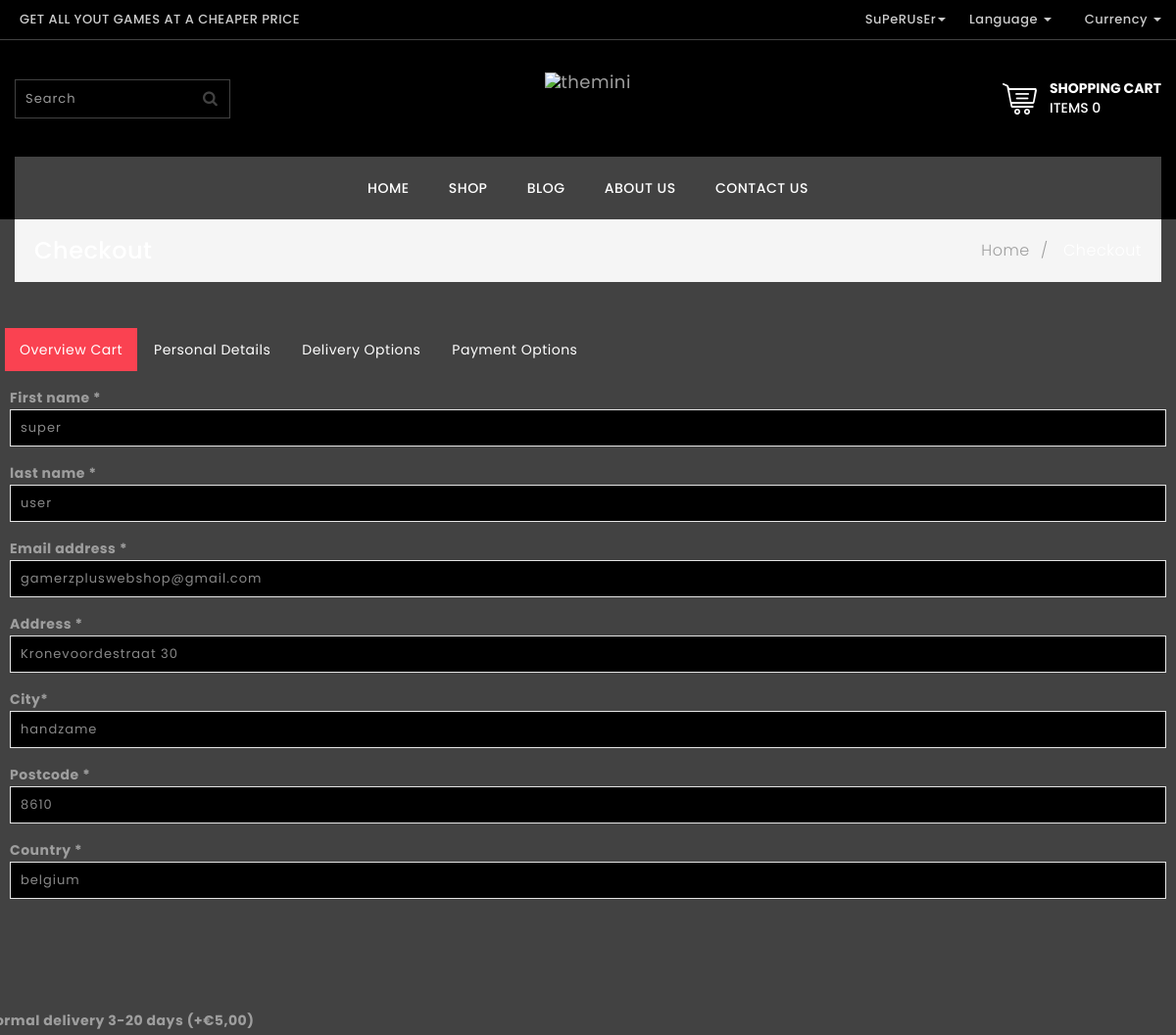
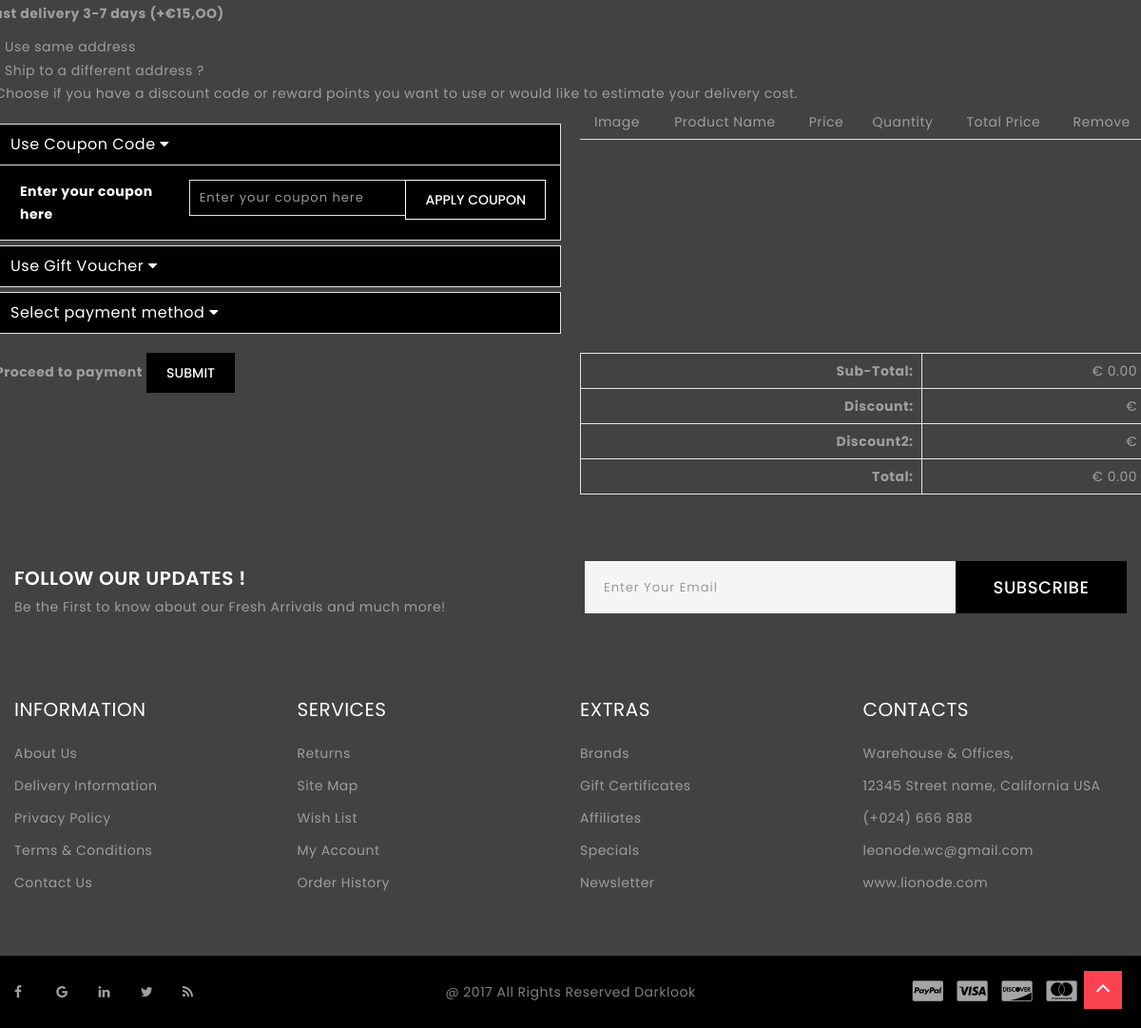
/checkout_page.php (signed in), run on the app's committed database (2 pictures, top to bottom).
### tables this page shows
CREATE TABLE IF NOT EXISTS `users` (
  `id` int(11) NOT NULL AUTO_INCREMENT,
  `username` varchar(255) NOT NULL,
  `first_name` varchar(255) NOT NULL,
  `last_name` varchar(255) NOT NULL,
  `password` varchar(255) NOT NULL,
  `user_mail` varchar(255) NOT NULL,
  `user_image` varchar(255) NOT NULL,
  `role_id` int(11) NOT NULL,
  PRIMARY KEY (`id`),
  KEY `role_id` (`role_id`)
);

CREATE TABLE IF NOT EXISTS `addresses` (
  `address_id` int(11) NOT NULL AUTO_INCREMENT,
  `address` varchar(255) NOT NULL,
  `postal` int(11) NOT NULL,
  `city` varchar(255) NOT NULL,
  `country` varchar(255) NOT NULL,
  `user_id` int(11) NOT NULL,
  PRIMARY KEY (`address_id`),
  KEY `user_id` (`user_id`)
);

### checkout_page.php (the view, shortened to what the rows shown need)
<?php include_once("./includes/header.php"); ?>
<?php include ("../Webshop/includes/content-top.php") ?>
<?php if (!empty($_SESSION['user_id'])) {
    $logged_in = User::find_by_id($_SESSION['user_id']);
}
if (!empty($logged_in)) {
    $address = Address::find_by_user_id($logged_in->id);
}
?>
    <div class="container">
        <div class="row ">
            <div class="col-sm-12">
                <div class="breadcrumb ptb_20">
                    <h1>Checkout</h1>
                </div>
            </div>
            <div class="row">
                <form action="" method="post" name="final_checkout">
                    <div class="col-lg-12  mtb_20">
                        <div id="exTab1">
                            <div class="tab-content clearfix">
                                <div class="tab-pane active" id="1a">
                                    <div class="row">
                                <div class="tab-pane" id="2a">
                                    <?php if (!empty($logged_in)) { ?>
                                        <div class="panel-body">
                                            <div class="row">
                                                <div class="col-lg-12">
                                                    <div class="form-group space_between">
                                                        <label>First name <span>*</span></label>
                                                        <input type="text" class="form-control" style="background-color: black"
                                                               value="<?php echo $logged_in->first_name; ?>" readonly>
                                                    </div>
                                                    <div class="form-group space_between">
                                                        <label>last name <span>*</span></label>
                                                        <input type="text" class="form-control" style="background-color: black"
                                                               value="<?php echo $logged_in->last_name; ?>" readonly>
                                                    </div>
                                                    <div class="form-group ">
                                                        <label>Email address <span>*</span></label>
                                                        <input type="email" class="form-control" style="background-color: black"
                                                               value="<?php echo $logged_in->user_mail; ?>" readonly>
                                                    </div>
                                                    <div class="form-group space-between col-8">
                                                        <label>Address <span>*</span></label>
                                                        <input type="text" class="form-control" style="background-color: black"
                                                               value="<?php echo $address->address; ?>" name="oldaddress" readonly>
                                                    </div>
                                                    <div class="form-group">
                                                        <label>City<span>*</span></label>
                                                        <input type="text" class="form-control" style="background-color: black"
                                                               value="<?php echo $address->city; ?>" name="oldcity" readonly>
                                                    </div>
                                                    <div class="form-group">
                                                        <label>Postcode <span>*</span></label>
                                                        <input type="text" class="form-control" style="background-color: black"
                                                               value="<?php echo $address->postal; ?>" name="oldpostal" readonly>
                                                    </div>
                                                    <div class="form-group">
                                                        <label>Country <span>*</span></label>
                                                        <input type="text" class="form-control" style="background-color: black"
                                                               value="<?php echo $address->country; ?>" name="oldcountry" readonly>
                                                    </div>
                                                </div>
                                            </div>
                                            <br>
                                            <br>
                                            <br>
                                    <?php } ?>
                                </div>
                            </div>
                            <div class="tab-pane" id="4a">
                                <div class="row">
                                    <div class="col-lg-6">
                                        <div class="table-responsive">
                                            <table class="table table-no-bordered ">
                                                <thead>
                                                <tr>
                                                    <td class="text-center">Image</td>
                                                    <td class="text-center">Product Name</td>
                                                    <td class="text-center">Price</td>
                                                    <td class="text-center">Quantity</td>
                                                    <td class="text-center">Total Price</td>
                                                    <td class="text-center">Remove</td>
                                                </tr>
                                                </thead>
                                                <?php
                                                if (array($_SESSION['shop_cart'])) {
                                                    ?>
                                            </table>
                                        </div>
                                    </div>
                                </div>
                                <?php }; ?>
                            </div>
                        </div>
                    </div>
                </form>
            </div>
        </div>
    </div>
<?php include("./includes/footer.php"); ?>

### includes/content-top.php (shortened to what the rows shown need)
<header id="header">
    <div class="header-top">
        <div class="container">
            <div class="row">
                <div class="col-xs-12 col-sm-8">
                    <ul class="header-top-right text-right">
                        <?php if (!empty($logged_in)){ ; ?>
                            <li class="account dropdown"> <span class="dropdown-toggle" id="dropdownMenu1" data-toggle="dropdown" aria-haspopup="true" aria-expanded="false" role="button"><?php echo $logged_in->username ; ?><span class="caret"></span> </span>
                            </li>
                        <?php }; ?>
                    </ul>
                </div>
            </div>
        </div>
    </div>
</header>

### data on the page
users: username "SuPeRUsEr", first_name "super", last_name "user", user_mail "gamerzpluswebshop@gmail.com"
addresses: oldaddress "Kronevoordestraat 30", oldcity "handzame", oldpostal "8610", oldcountry "belgium"

### other printed values
$shop_cart_count "0"
$_SESSION['total_price'] "0.00"
